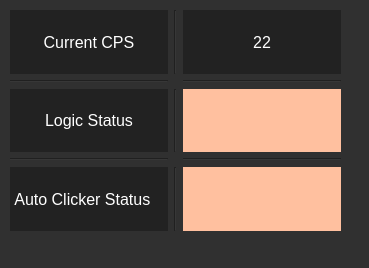
<?xml version="1.0" encoding="UTF-8"?>
<ui version="4.0">
 <class>Form</class>
 <widget class="QWidget" name="Form">
  <property name="geometry">
   <rect>
    <x>0</x>
    <y>0</y>
    <width>369</width>
    <height>268</height>
   </rect>
  </property>
  <property name="baseSize">
   <size>
    <width>5</width>
    <height>0</height>
   </size>
  </property>
  <property name="windowTitle">
   <string>Form</string>
  </property>
  <property name="styleSheet">
   <string notr="true">background-color: rgb(48, 48, 48);
</string>
  </property>
  <widget class="QWidget" name="gridLayoutWidget">
   <property name="geometry">
    <rect>
     <x>10</x>
     <y>10</y>
     <width>331</width>
     <height>221</height>
    </rect>
   </property>
   <layout class="QGridLayout" name="gridLayout">
    <property name="verticalSpacing">
     <number>6</number>
    </property>
    <item row="0" column="0">
     <widget class="QLabel" name="label_2">
      <property name="font">
       <font>
        <pointsize>12</pointsize>
       </font>
      </property>
      <property name="styleSheet">
       <string notr="true">color: rgb(255, 255, 255);
background-color: rgb(34, 34, 34);</string>
      </property>
      <property name="text">
       <string>Current CPS</string>
      </property>
      <property name="alignment">
       <set>Qt::AlignCenter</set>
      </property>
     </widget>
    </item>
    <item row="2" column="0">
     <widget class="QLabel" name="label_3">
      <property name="font">
       <font>
        <pointsize>12</pointsize>
       </font>
      </property>
      <property name="styleSheet">
       <string notr="true">color: rgb(255, 255, 255);
background-color: rgb(34, 34, 34);</string>
      </property>
      <property name="text">
       <string>Logic Status</string>
      </property>
      <property name="alignment">
       <set>Qt::AlignCenter</set>
      </property>
     </widget>
    </item>
    <item row="5" column="0">
     <widget class="QLabel" name="label">
      <property name="sizePolicy">
       <sizepolicy hsizetype="Expanding" vsizetype="Expanding">
        <horstretch>0</horstretch>
        <verstretch>0</verstretch>
       </sizepolicy>
      </property>
      <property name="font">
       <font>
        <pointsize>12</pointsize>
       </font>
      </property>
      <property name="styleSheet">
       <string notr="true">color: rgb(255, 255, 255);
background-color: rgb(34, 34, 34);</string>
      </property>
      <property name="text">
       <string>Auto Clicker Status   </string>
      </property>
      <property name="alignment">
       <set>Qt::AlignCenter</set>
      </property>
     </widget>
    </item>
    <item row="0" column="2">
     <widget class="QLabel" name="cps_number_label">
      <property name="sizePolicy">
       <sizepolicy hsizetype="Expanding" vsizetype="Expanding">
        <horstretch>0</horstretch>
        <verstretch>0</verstretch>
       </sizepolicy>
      </property>
      <property name="font">
       <font>
        <pointsize>12</pointsize>
       </font>
      </property>
      <property name="styleSheet">
       <string notr="true">color: rgb(255, 255, 255);
background-color: rgb(34, 34, 34);</string>
      </property>
      <property name="text">
       <string>22</string>
      </property>
      <property name="alignment">
       <set>Qt::AlignCenter</set>
      </property>
     </widget>
    </item>
    <item row="5" column="1">
     <widget class="Line" name="line_3">
      <property name="orientation">
       <enum>Qt::Vertical</enum>
      </property>
     </widget>
    </item>
    <item row="2" column="1">
     <widget class="Line" name="line_2">
      <property name="orientation">
       <enum>Qt::Vertical</enum>
      </property>
     </widget>
    </item>
    <item row="0" column="1">
     <widget class="Line" name="line">
      <property name="orientation">
       <enum>Qt::Vertical</enum>
      </property>
     </widget>
    </item>
    <item row="1" column="0">
     <widget class="Line" name="line_4">
      <property name="orientation">
       <enum>Qt::Horizontal</enum>
      </property>
     </widget>
    </item>
    <item row="1" column="2">
     <widget class="Line" name="line_5">
      <property name="orientation">
       <enum>Qt::Horizontal</enum>
      </property>
     </widget>
    </item>
    <item row="3" column="0">
     <widget class="Line" name="line_6">
      <property name="orientation">
       <enum>Qt::Horizontal</enum>
      </property>
     </widget>
    </item>
    <item row="3" column="2">
     <widget class="Line" name="line_7">
      <property name="orientation">
       <enum>Qt::Horizontal</enum>
      </property>
     </widget>
    </item>
    <item row="2" column="2">
     <widget class="QLabel" name="logic_status_label">
      <property name="sizePolicy">
       <sizepolicy hsizetype="Expanding" vsizetype="Expanding">
        <horstretch>0</horstretch>
        <verstretch>0</verstretch>
       </sizepolicy>
      </property>
      <property name="font">
       <font>
        <pointsize>12</pointsize>
       </font>
      </property>
      <property name="styleSheet">
       <string notr="true">background-color: rgb(255, 192, 159);</string>
      </property>
      <property name="text">
       <string/>
      </property>
      <property name="alignment">
       <set>Qt::AlignCenter</set>
      </property>
     </widget>
    </item>
    <item row="5" column="2">
     <widget class="QLabel" name="auto_clicker_status_label">
      <property name="sizePolicy">
       <sizepolicy hsizetype="Expanding" vsizetype="Expanding">
        <horstretch>0</horstretch>
        <verstretch>0</verstretch>
       </sizepolicy>
      </property>
      <property name="font">
       <font>
        <pointsize>12</pointsize>
       </font>
      </property>
      <property name="styleSheet">
       <string notr="true">background-color: rgb(255, 192, 159);</string>
      </property>
      <property name="text">
       <string/>
      </property>
      <property name="alignment">
       <set>Qt::AlignCenter</set>
      </property>
     </widget>
    </item>
   </layout>
  </widget>
 </widget>
 <resources/>
 <connections/>
</ui>
